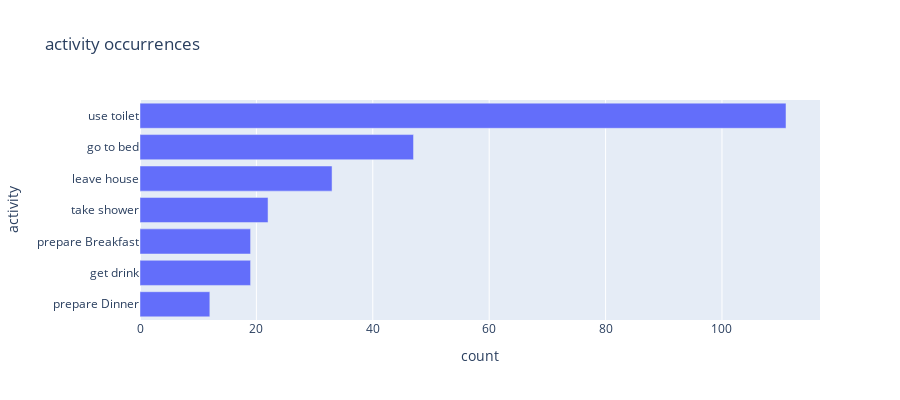

Notebook cell for this chart:
### Code cell
plt_act.hist_counts(data.df_activities).show()

### Figure 1 — Plotly figure (JSON) as saved in the notebook; plotly's stock layout.template omitted (floating-point values rounded to 4 significant figures)
{"data": [{"alignmentgroup": "True", "hovertemplate": "count=%{x}<br>activity=%{y}<extra></extra>", "legendgroup": "", "marker": {"color": "#636efa"}, "name": "", "offsetgroup": "", "orientation": "h", "showlegend": false, "textposition": "auto", "type": "bar", "x": [12, 19, 19, 22, 33, 47, 111], "xaxis": "x", "y": ["prepare Dinner", "get drink", "prepare Breakfast", "take shower", "leave house", "go to bed", "use toilet"], "yaxis": "y"}], "layout": {"barmode": "relative", "height": 400, "legend": {"tracegroupgap": 0}, "title": {"text": "activity occurrences"}, "xaxis": {"anchor": "y", "domain": [0, 1], "title": {"text": "count"}}, "yaxis": {"anchor": "x", "domain": [0, 1], "title": {"text": "activity"}}}}
